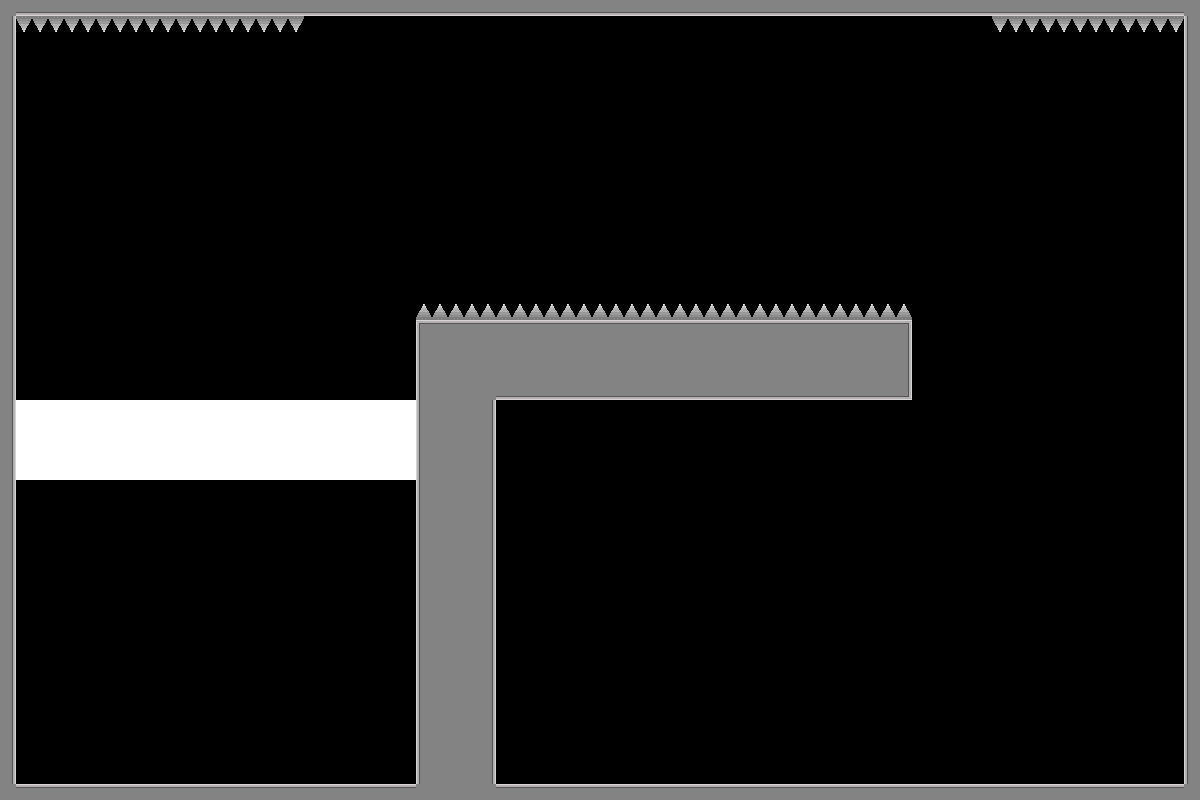

The image is a tile-based game level rendered from a .tmx file. Its description and source (layers, tilesets, objects; grid data summarised) follow:
An orthogonal 75x50 tile map with 16x16 px tiles, 1 tile layer (Tile Layer 1) and 4 objects (2x gravity_swap, white_button, bullet_pickup).

<map version="1.10" tiledversion="1.12.2" orientation="orthogonal" renderorder="right-down" width="75" height="50" tilewidth="16" tileheight="16" infinite="0" nextlayerid="3" nextobjectid="5">
 <tileset firstgid="1" source="place_holder_tileset.tsx" />
 <layer id="1" name="Tile Layer 1" width="75" height="50">
  <data>[3750 cells, 707 non-empty, 11 distinct tile ids]</data>
 </layer>
 <objectgroup id="2" name="object_layer">
  <object id="1" name="gravity_swap" x="998.41" y="482.046" width="100" height="100">
   <properties>
    <property name="ability_type" value="gravity_swap" />
   </properties>
  </object>
  <object id="2" name="gravity_swap" x="135.794" y="215.42" width="100" height="100">
   <properties>
    <property name="ability_type" value="gravity_swap" />
   </properties>
  </object>
  <object id="3" name="white_button" x="711.451" y="51.5717" width="132.71" height="43.4324" rotation="180">
   <properties>
    <property name="obj_type" value="button" />
   </properties>
  </object>
  <object id="4" name="bullet_pickup" x="595.627" y="202.846" width="90" height="60">
   <properties>
    <property name="ability_type" value="bullet_pickup" />
   </properties>
  </object>
 </objectgroup>
</map>
